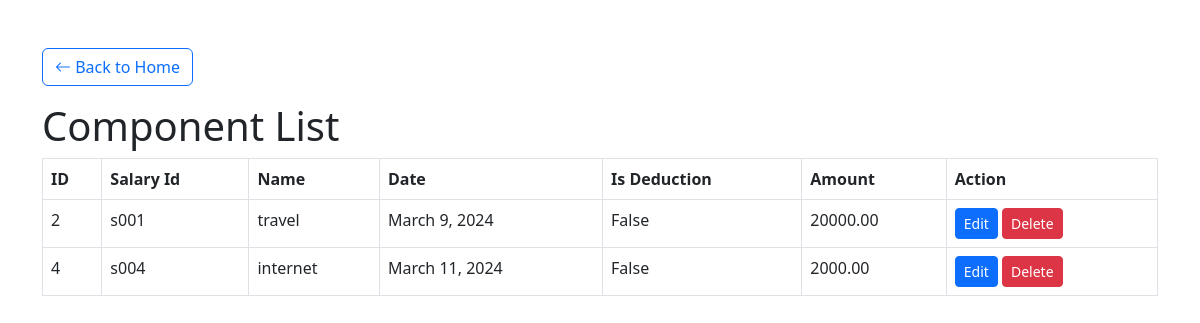
/view-component/, run on an earlier commit of the app's database.
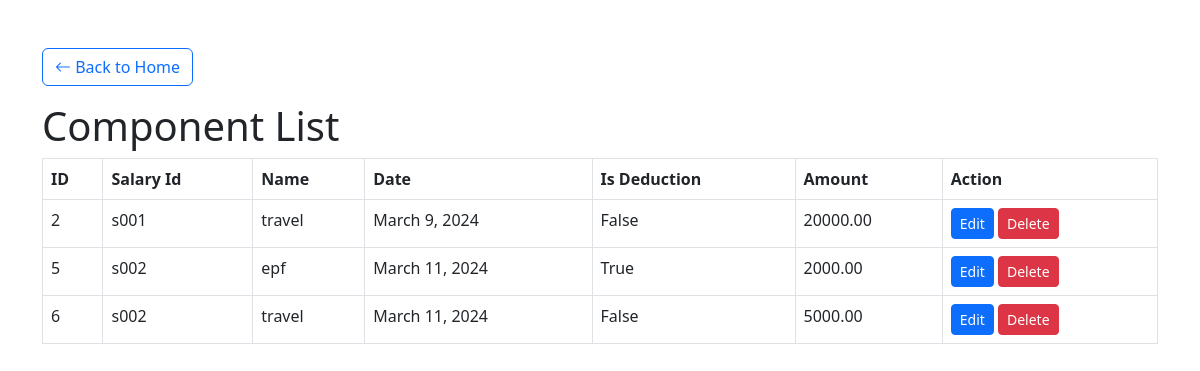
And on a later commit of the database.
### paysheet/models.py (models this page shows, shortened)
class StayComponent(models.Model):
    salary_detail=models.ForeignKey(Salary, on_delete=models.CASCADE)
    name = models.CharField(max_length=100)
    date = models.DateField()
    is_deduction = models.BooleanField(default=False)
    amount = models.DecimalField(max_digits=10, decimal_places=2)

class Salary(models.Model):
    salary_id=models.CharField(max_length=20, unique=True,default="")
    employee=models.ForeignKey(Employee, on_delete=models.CASCADE)
    basic_salary = models.DecimalField(max_digits=10, decimal_places=2)
    join_date = models.DateField()
    position = models.CharField(max_length=100)

### paysheet/views.py (the view)
# urls.py: path('view-component/', views.viewComponentDetails, name="viewComponentDetails"),
def viewComponentDetails(request):
    form = StayComponent.objects.all()
    context = {'form':form}
    return render(request, 'view-component.html', context)

### templates/view-component.html (shortened to what this page needs)
<!DOCTYPE html>
<html lang="en">
<head>
    <link href="https://cdn.jsdelivr.net/npm/bootstrap@5.3.0-alpha1/dist/css/bootstrap.min.css" rel="stylesheet">
     <link href="https://cdn.jsdelivr.net/npm/bootstrap-icons/font/bootstrap-icons.css" rel="stylesheet">
</head>
<body>
    <div class="container mt-5">
        <a href="/" class="btn btn-outline-primary mb-3"><i class="bi bi-arrow-left"></i> Back to Home</a>
        <h1>Component List</h1>
        <div class="table-responsive">
            <table class="table table-bordered">
                <thead>
                    <tr>
                        <th>ID</th>
                        <th>Salary Id</th>
                        <th>Name</th>
                        <th>Date</th>
                        <th>Is Deduction</th>
                        <th>Amount</th>
                        <th>Action</th>
                    </tr>
                </thead>
                <tbody>
                    {% for data in form %}
                    <tr>
                        <td>{{ data.id }}</td>
                        <td>{{ data.salary_detail.salary_id }}</td>
                        <td>{{ data.name }}</td>
                        <td>{{ data.date }}</td>
                        <td>{{ data.is_deduction }}</td>
                        <td>{{ data.amount }}</td>
                        <td>
                            <a href="{% url 'edit-component' data.id %}" class="btn btn-primary btn-sm">Edit</a>
                            <a href="{% url 'delete-component' data.id %}" class="btn btn-danger btn-sm">Delete</a>
                        </td>
                    </tr>
                    {% endfor %}
                </tbody>
            </table>
        </div>
    </div>
</body>
</html>

What changed in the data, as far as the page shows it:
removed StayComponent: id "4", salary_detail.salary_id "s004", name "internet", date "March 11, 2024", is_deduction "False", amount "2000.00"
added StayComponent: id "5", salary_detail.salary_id "s002", name "epf", date "March 11, 2024", is_deduction "True", amount "2000.00"
added StayComponent: id "6", salary_detail.salary_id "s002", name "travel", date "March 11, 2024", is_deduction "False", amount "5000.00"
